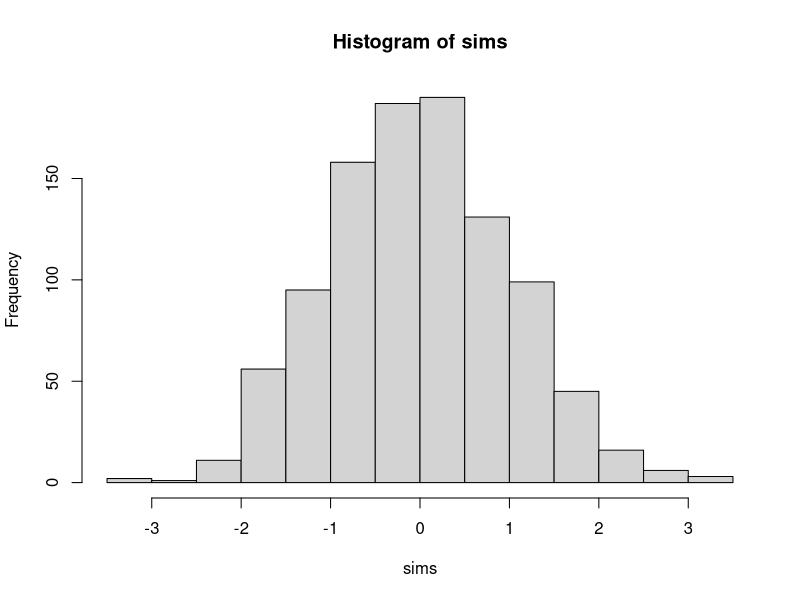
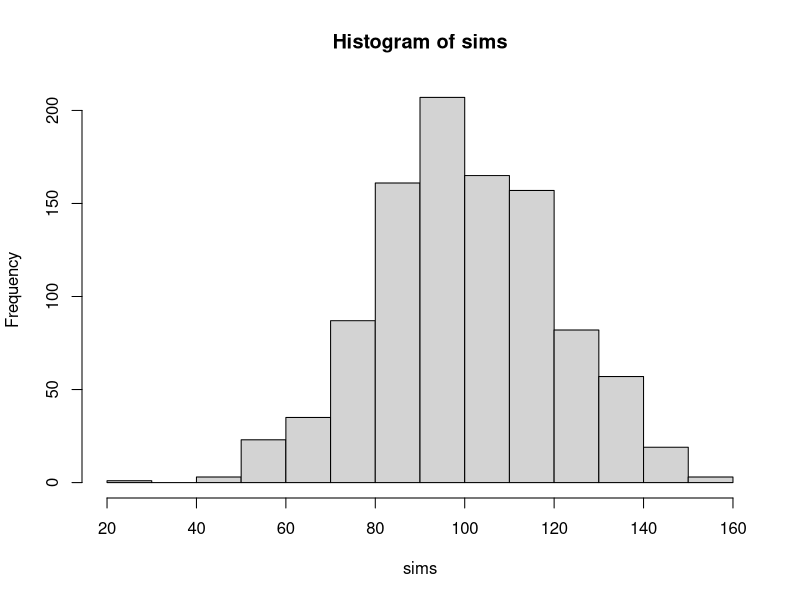
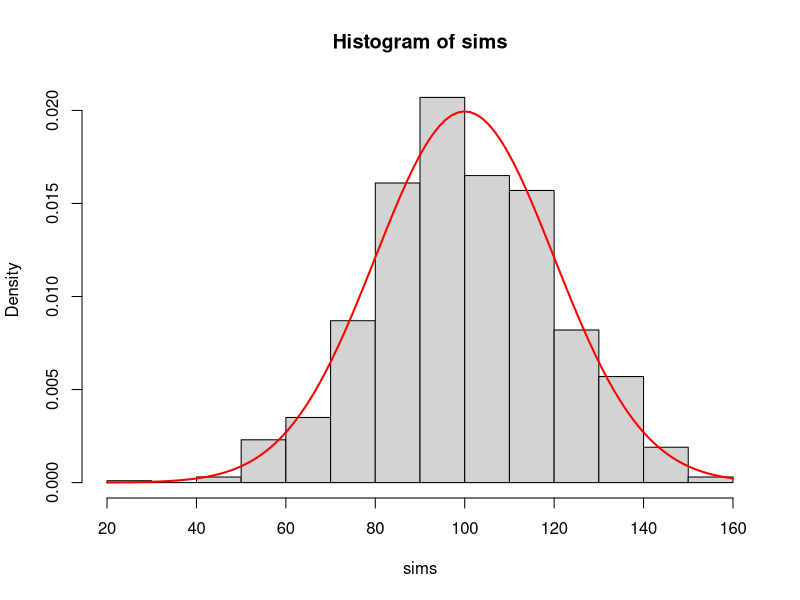

These charts were generated, in order, by the following R code:
?rnorm
dnorm(0)
1/sqrt(2*pi)
pnorm(0)
pnorm(1)-pnorm(-1)
qnorm(0.5)
qnorm(0.025)
sims=rnorm(1000)
hist(sims)
summary(sims)
pnorm(1,mean=2,sd=1)
qnorm(0.5,1100207,23)
sims=rnorm(1000,mean=100,sd=20)
hist(sims)
hist(sims, prob=TRUE)
curve(dnorm(x, mean=100, sd=20), col="red", 
      lwd=2, add=TRUE)
summary(sims)
